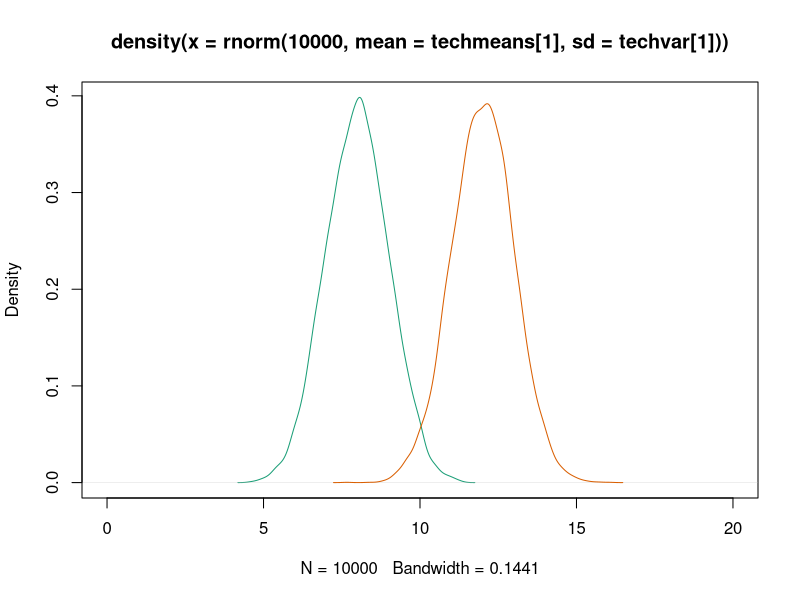
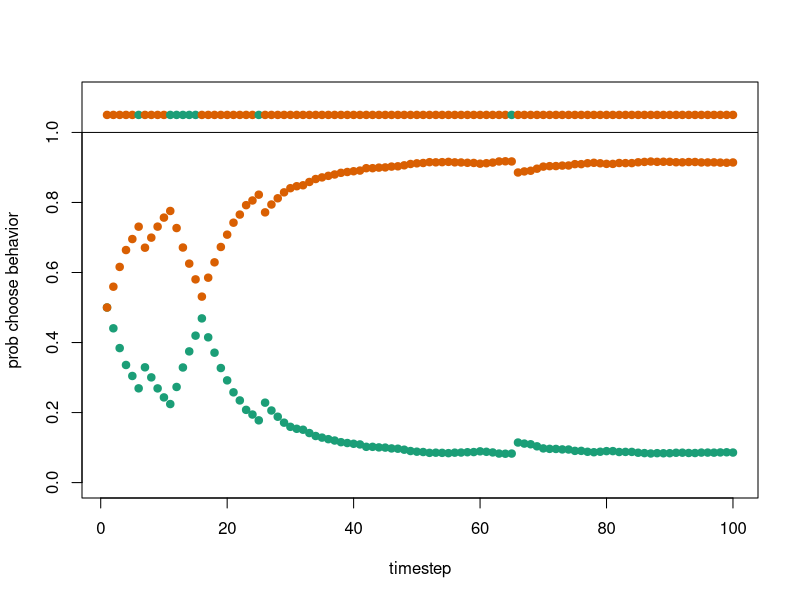
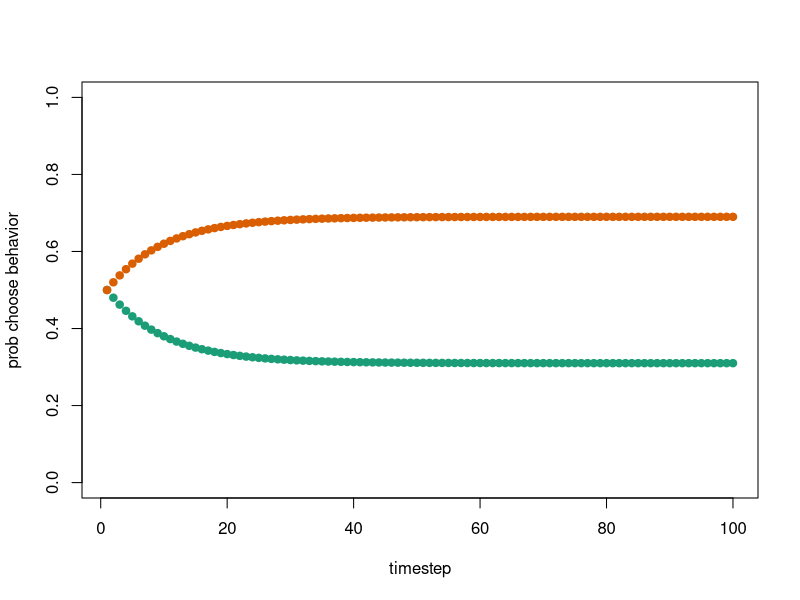
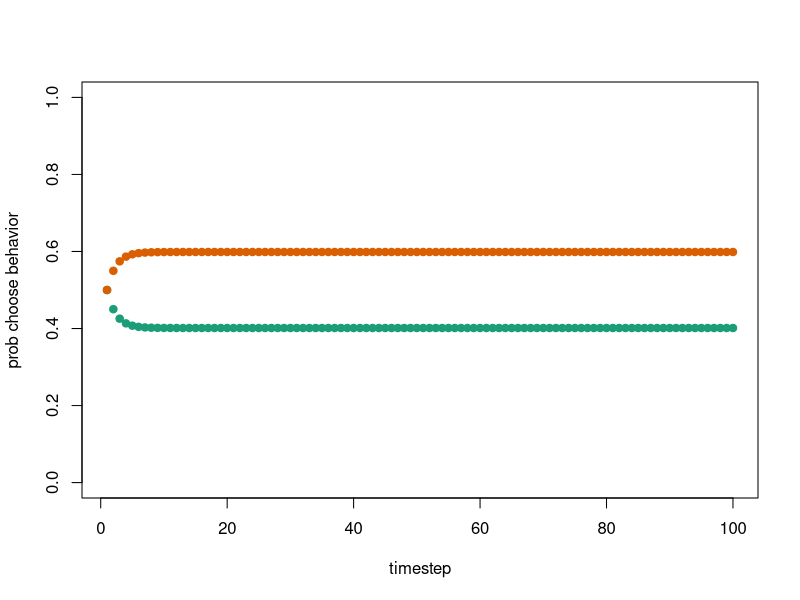
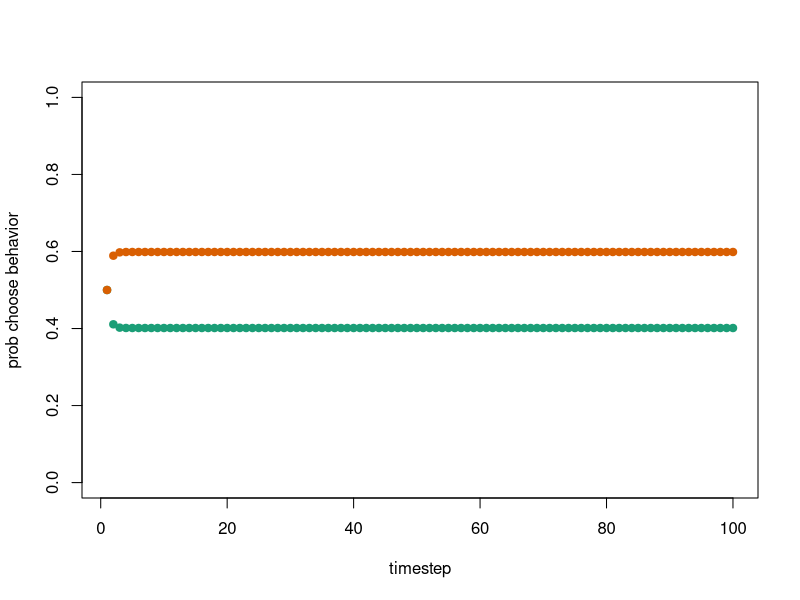
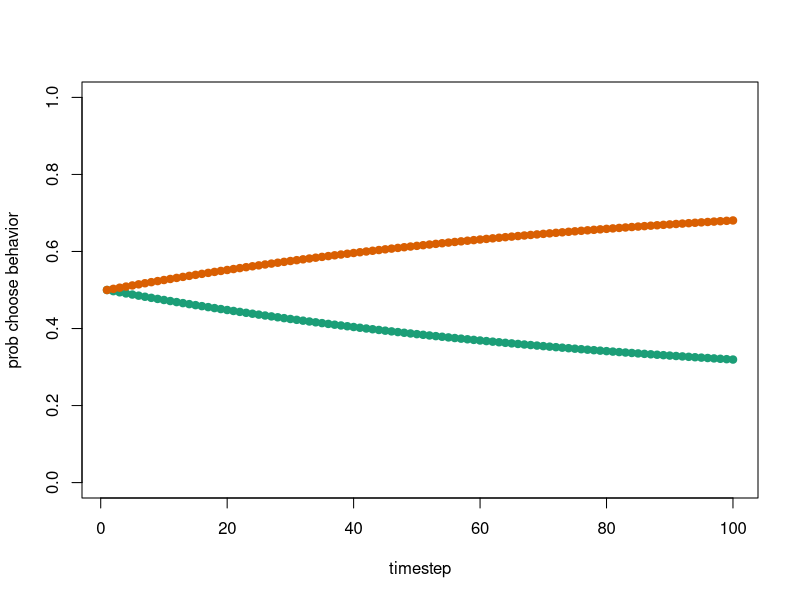
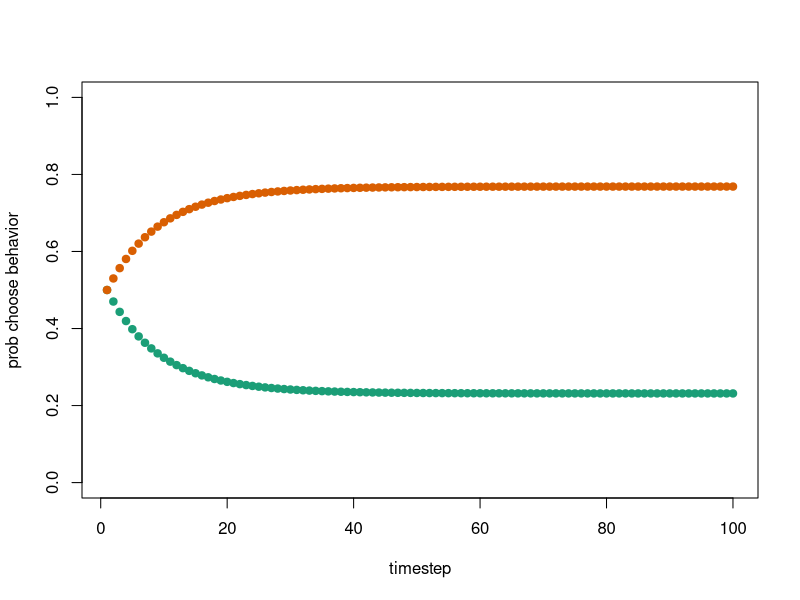
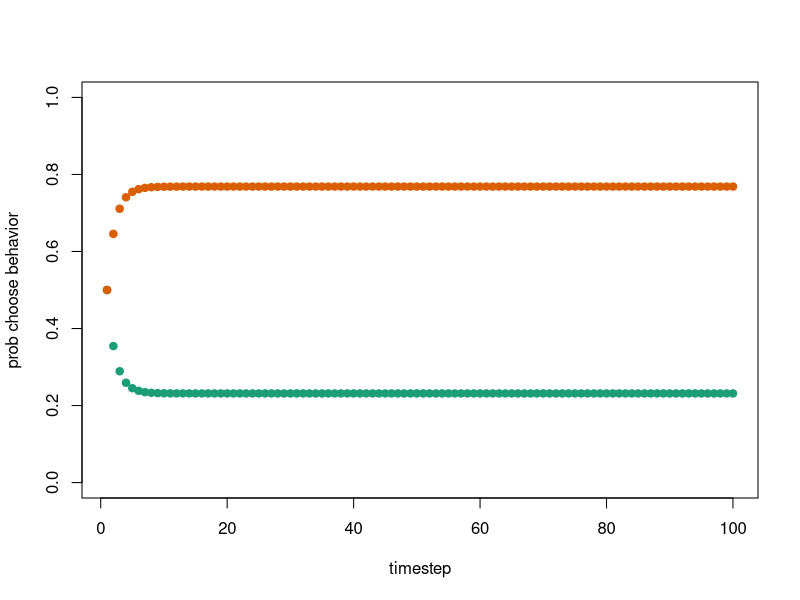

R code for these plots, in order:
###let's do an individual learning sim from first principals using EWA model.
##we can start with a continuous simulation, and add agents and heterogeneity later

######Functions

######create a softmax function to simply code
Softmax <- function(x){
  exp(x)/sum(exp(x))
}

#color palate
col.pal <- c("#1B9E77", "#D95F02")
# green (low payoff) and red (high payoff)

#simulate data set conditions
dsim <- data.frame( timestep=0 , tech=0 , payoff_i1=0 , payoff_i2=0, A1=0 , A2=0 , Pr1=0 , Pr2=0)
timesteps <- 100 # number of timesteps (t), in snail example, every interaction with a snail is a new timestep
phi <- 0.1 # low is more reliance on past memory and high is reliance on recent experience (0-1)
lambda <- 0.2 # sensitivity to differences in attraction, low is insensitive (0 is no attention to differences in attraction score, equal chance to pick each behavior), higher is more sensitive (0-infinity)
techmeans <- c(8,12) # pay offs of behaviors 1 and 2 
techvar <- c(1,1) # variance in pay offs of behavior across time steps
#visualize how hard to learn
plot(density(rnorm( 10000, mean=techmeans[1] , sd=techvar[1] ) ) ,col=col.pal[1] , xlim=c(0,20)) 
lines(density(rnorm( 10000, mean=techmeans[2] , sd=techvar[2] ) ) ,col=col.pal[2]) 

AC <- matrix(0,nrow=timesteps,ncol=2) 	

##simulated data for one discreet individual

for (t in 1:timesteps){
    prtech_i <-  Softmax(lambda*AC[t,]) #calculate probability of performing a behavior at this timestep
    tech <- sample( 1:2 , size=1 , prob=prtech_i) # sample a behavior with prtech_i
    payoff <- rnorm( 1 , mean=techmeans[tech] , sd=techvar[tech] ) #draw a behavior of tech=k with specified mean and SD, realized choice
    obs_payoffs_t <- rep(0,2) #initialize observed payoffs vector
    obs_payoffs_t[tech] <- payoff #populate with each observed payoff
    
    dsim[t,] <- c(  t , tech , obs_payoffs_t[1] , obs_payoffs_t[2] , AC[t,1] , AC[t,2] ,  prtech_i[1] , prtech_i[2] )
    
    # update attractions for next timestep t + 1, don't do on final round
     if(t<timesteps){ 
      for (k in 1:2){
        AC[t+1,k] <- (1-phi)*AC[t,k] + phi*obs_payoffs_t[k]
      }
    }
  }

#below plots sim
plot(dsim$Pr1~dsim$timestep , col=col.pal[1] , pch=19 , xlab="timestep" , ylab="prob choose behavior", ylim=c(0,1.1) ) 
points(dsim$Pr2~dsim$timestep,col=col.pal[2],pch=19 )
points(rep(1.05,timesteps) ~ dsim$timestep,col=col.pal[dsim$tech],pch=19 )
abline(h=1)

####### mean dynamics of model i, no variance, just a numerical solution
dsim2 <- data.frame( timestep=0 , A1=0 , A2=0 , Pr1=0 , Pr2=0)

for (t in 1:timesteps){
  prtech_i <-  Softmax(lambda*AC[t,]) #calculate probability of performing a behavior at this timestep
  obs_payoffs_t <- techmeans #initialize observed payoffs vector

  dsim2[t,] <- c(  t , AC[t,1] , AC[t,2] ,  prtech_i[1] , prtech_i[2] )
  
  # update attractions for next timestep t + 1, don't do on final round
  if(t<timesteps){ 
    for (k in 1:2){
      AC[t+1,k] <- (1-phi)*AC[t,k] + phi*obs_payoffs_t[k]
    }
  }
}

#below plots sims
plot(dsim2$Pr1~dsim2$timestep , col=col.pal[1] , pch=19 , xlab="timestep" , ylab="prob choose behavior", ylim=c(0,1) ) 
points(dsim2$Pr2~dsim2$timestep,col=col.pal[2],pch=19 )


###lets write a simple function to plot dynamics on average

sim_reinf_learn <- function(phi,lambda){
  techmeans <- c(8,12)
  timesteps <- 100
  dsim2 <- data.frame( timestep=0 , A1=0 , A2=0 , Pr1=0 , Pr2=0)
  
  for (t in 1:timesteps){
    prtech_i <-  Softmax(lambda*AC[t,]) #calculate probability of performing a behavior at this timestep
    obs_payoffs_t <- techmeans #initialize observed payoffs vector
    dsim2[t,] <- c(  t , AC[t,1] , AC[t,2] ,  prtech_i[1] , prtech_i[2] )
    # update attractions for next timestep t + 1, don't do on final round
    if(t<timesteps){ 
      for (k in 1:2){
        AC[t+1,k] <- (1-phi)*AC[t,k] + phi*obs_payoffs_t[k]
      }
    }
  }
  #below plots sims
  plot(dsim2$Pr1~dsim2$timestep , col=col.pal[1] , pch=19 , xlab="timestep" , ylab="prob choose behavior", ylim=c(0,1) ) 
  points(dsim2$Pr2~dsim2$timestep,col=col.pal[2],pch=19 )
  
}

##run some functions to explore average dynamics across simulation space
sim_reinf_learn(phi=0.5,lambda=0.1)
sim_reinf_learn(phi=0.9,lambda=0.1)
sim_reinf_learn(phi=0.01,lambda=0.3)
sim_reinf_learn(phi=0.1,lambda=0.3)
sim_reinf_learn(phi=0.5,lambda=0.3)
sim_reinf_learn(phi=0.1,lambda=1)
sim_reinf_learn(phi=0.9,lambda=1)

######### From down here Zoë's experimental space ############
# general set-up (including looping over individuals)

######create a softmax function to simply code
Softmax <- function(x){
  exp(x)/sum(exp(x))
}

#color palate
col.pal <- c("#1B9E77", "#D95F02")
# green (low payoff) and red (high payoff)

# Things that don't vary
individuals <- 20 # number of individuals 
timesteps <- 100 # number of timesteps (t), in snail example, every interaction with a snail is a new timestep

####### Loop over individuals, individuals all the same ######
# other parameters
phi <- 0.1 # low is more reliance on past memory and high is reliance on recent experience (0-1)
lambda <- 0.2 # sensitivity to differences in attraction, low is insensitive (0 is no attention to differences in attraction score, equal chance to pick each behavior), higher is more sensitive (0-infinity)
techmeans <- c(8,12) # pay offs of behaviors 1 and 2 
techvar <- c(1,1) # variance in pay offs of behavior across time steps

##simulated data looping over individuals
AR <- array(0 , dim=c( nrow=timesteps , 2 , individuals ) )
dsim <- data.frame(individual = 0, timestep=0 , tech=0 , payoff_i1=0 , payoff_i2=0, A1=0 , A2=0 , Pr1=0 , Pr2=0)
therow <- 1

# run loop
for (t in 1:timesteps){
  for (i in 1:individuals) {
    prtech_i <-  Softmax(lambda*AR[t,,i]) #calculate probability of performing a behavior at this timestep
    tech <- sample( 1:2 , size=1 , prob=prtech_i) # sample a behavior with prtech_i
    payoff <- rnorm( 1 , mean=techmeans[tech] , sd=techvar[tech] ) #draw a behavior of tech=k with specified mean and SD, realized choice
    obs_payoffs_t <- rep(0,2) #initialize observed payoffs vector
    obs_payoffs_t[tech] <- payoff #populate with each observed payoff
  
    dsim[therow,] <- c(i,  t , tech , obs_payoffs_t[1] , obs_payoffs_t[2] , AR[t,1,i] , AR[t,2,i] ,  prtech_i[1] , prtech_i[2] )
    therow <- therow + 1
    # update attractions for next timestep t + 1, don't do on final round
    if(t<timesteps){ 
      for (k in 1:2){
        AR[t+1,k,i] <- (1-phi)*AR[t,k,i] + phi*obs_payoffs_t[k]
      }
    }
  }
}

#below plots sim
for (i in 1:individuals) {
  plot(dsim$Pr1[dsim$individual == i] ~dsim$timestep[dsim$individual == i] , col=col.pal[1] , pch=19 , xlab="timestep" , ylab="prob choose behavior", ylim=c(0,1.1) ) 
  points(dsim$Pr2[dsim$individual == i]~dsim$timestep[dsim$individual == i],col=col.pal[2],pch=19 )
  points(rep(1.05,timesteps) ~ dsim$timestep[dsim$individual == i],col=col.pal[dsim$tech[dsim$individual == i]],pch=19 )
  abline(h=1)
} 

###### Varying phi per individual ########
# other parameters
# Varying phi
logit <- function(p){
  (log(p/(1-p)))
}

logistic <- function(x){
  (1/(1+exp(-x)))
}

phi.sim <- logit(0.25) #population mean phi based on previous simulations with vervets/capuchins/etc (see payoff bias paper Brendan)
phi.sim_i <- rnorm(individuals, mean = 0, sd = 0.7) # can set standard deviation
phi_id <- round(logistic(phi.sim +phi.sim_i), digits=2)

##simulated data looping over individuals
AR <- array(0 , dim=c( nrow=timesteps , 2 , individuals ) )
dsim <- data.frame(individual = 0, timestep=0 , tech=0 , payoff_i1=0 , payoff_i2=0, A1=0 , A2=0 , Pr1=0 , Pr2=0)
therow <- 1

# run loop
for (t in 1:timesteps){
  for (i in 1:individuals) {
    prtech_i <-  Softmax(lambda*AR[t,,i]) #calculate probability of performing a behavior at this timestep
    tech <- sample( 1:2 , size=1 , prob=prtech_i) # sample a behavior with prtech_i
    payoff <- rnorm( 1 , mean=techmeans[tech] , sd=techvar[tech] ) #draw a behavior of tech=k with specified mean and SD, realized choice
    obs_payoffs_t <- rep(0,2) #initialize observed payoffs vector
    obs_payoffs_t[tech] <- payoff #populate with each observed payoff
    
    dsim[therow,] <- c(i,  t , tech , obs_payoffs_t[1] , obs_payoffs_t[2] , AR[t,1,i] , AR[t,2,i] ,  prtech_i[1] , prtech_i[2])
    therow <- therow + 1
    # update attractions for next timestep t + 1, don't do on final round
    if(t<timesteps){ 
      for (k in 1:2){
        AR[t+1,k,i] <- (1-phi_id[i])*AR[t,k,i] + phi_id[i]*obs_payoffs_t[k]
      }
    }
  }
}

#plotting sims
for (i in 1:individuals) {
  plot(dsim$Pr1[dsim$individual == i] ~dsim$timestep[dsim$individual == i] , col=col.pal[1] , pch=19 , xlab="timestep" , ylab="prob choose behavior", ylim=c(0,1.1) ) 
  points(dsim$Pr2[dsim$individual == i]~dsim$timestep[dsim$individual == i],col=col.pal[2],pch=19 )
  points(rep(1.05,timesteps) ~ dsim$timestep[dsim$individual == i],col=col.pal[dsim$tech[dsim$individual == i]],pch= 19)
  abline(h=1)
  title(main = paste("id =", i, ", lambda =", lambda, ", phi =", round(phi_id[i],2)))
} 

#### Payoffs of behaviors switching halfway through ####
# introducing change in payoff
techmeans_bas <- c(8,12) # pay offs of behaviors 1 and 2 baseline
techmeans_exp <- c(12,8) # pay offs switched (experiment)

##simulated data looping over individuals
AR <- array(0 , dim=c( nrow=timesteps , 2 , individuals ) )
dsim <- data.frame(individual = 0, timestep=0 , tech=0 , payoff_i1=0 , payoff_i2=0, A1=0 , A2=0 , Pr1=0 , Pr2=0)
therow <- 1

for (t in 1:timesteps){
  for (i in 1:individuals) {
    prtech_i <-  Softmax(lambda*AR[t,,i]) #calculate probability of performing a behavior at this timestep
    tech <- sample( 1:2 , size=1 , prob=prtech_i) # sample a behavior with prtech_i
    techmeans <- if(t > timesteps/2) {techmeans_exp} else {techmeans_bas}
    payoff <- rnorm( 1 , mean=techmeans[tech] , sd=techvar[tech] ) #draw a behavior of tech=k with specified mean and SD, realized choice
    obs_payoffs_t <- rep(0,2) #initialize observed payoffs vector
    obs_payoffs_t[tech] <- payoff #populate with each observed payoff
    
    dsim[therow,] <- c(i,  t , tech , obs_payoffs_t[1] , obs_payoffs_t[2] , AR[t,1,i] , AR[t,2,i] ,  prtech_i[1] , prtech_i[2] )
    therow <- therow + 1
    # update attractions for next timestep t + 1, don't do on final round
    if(t<timesteps){ 
      for (k in 1:2){
        AR[t+1,k,i] <- (1-phi_id[i])*AR[t,k,i] + phi_id[i]*obs_payoffs_t[k]
      }
    }
  }
}

##plot sims
for (i in 1:individuals) {
  plot(dsim$Pr1[dsim$individual == i] ~dsim$timestep[dsim$individual == i] , col=col.pal[1] , pch=19 , xlab="timestep" , ylab="prob choose behavior", ylim=c(0,1.1) ) 
  points(dsim$Pr2[dsim$individual == i]~dsim$timestep[dsim$individual == i],col=col.pal[2],pch=19 )
  points(rep(1.05,timesteps) ~ dsim$timestep[dsim$individual == i],col=col.pal[dsim$tech[dsim$individual == i]],pch= 19)
  abline(h=1)
  abline(v = timesteps/2, lty = 2)
  title(main = paste("id =", i, ", lambda =", lambda, ", phi =", round(phi_id[i],2)))
} 

##### Using efficiency rather than absolute payoffs ####
# use efficiency rather than absolute payoffs (the techmeans from before). Find this more intuitive, so chance of opening snail, when payoff of snail flesh is the same
techprsucceed_bas <- c(0.50, 0.95)
techprsucceed_exp <- c(0.50, 0.01)
lambda = 1 #needs to be high to see variation

##simulated data looping over individuals
AR <- array(0 , dim=c( nrow=timesteps , 2 , individuals ) )
dsim <- data.frame(individual = 0, timestep=0 , tech=0 , payoff_i1=0 , payoff_i2=0, A1=0 , A2=0 , Pr1=0 , Pr2=0, succeed = 0)
therow <- 1

for (t in 1:timesteps){
  for (i in 1:individuals) {
    prtech_i <-  Softmax(lambda*AR[t,,i]) #calculate probability of performing a behavior at this timestep
    tech <- sample( 1:2 , size=1 , prob=prtech_i) # sample a behavior with prtech_i
    succeed <- if (t > timesteps/2) {sample(rbinom(1,1,techprsucceed_exp[tech]))} else {sample(rbinom(1,1,techprsucceed_bas[tech]))} #introduce sample whether it was successful
    payoff <- succeed # right now the payoff is 1 or 0, so succeed yes or no. Can still change this (to also account for time needed to get payoff for ex)
    obs_payoffs_t <- rep(0,2) #initialize observed payoffs vector
    obs_payoffs_t[tech] <- payoff #populate with each observed payoff
    dsim[therow,] <- c(i,  t , tech , obs_payoffs_t[1] , obs_payoffs_t[2] , AR[t,1,i] , AR[t,2,i] ,  prtech_i[1] , prtech_i[2], succeed )
    therow <- therow + 1
    # update attractions for next timestep t + 1, don't do on final round
    if(t<timesteps){ 
      for (k in 1:2){
        AR[t+1,k,i] <- (1-phi_id[i])*AR[t,k,i] + phi_id[i]*obs_payoffs_t[k]
      }
    }
  }
}

##plot sims
# add points showing whether succeeded or not (empty circle is not succeed, filled is succeed)
pch.pal <- c(1,19)

for (i in 1:individuals) {
  plot(dsim$Pr1[dsim$individual == i] ~dsim$timestep[dsim$individual == i] , col=col.pal[1] , pch=19 , xlab="timestep" , ylab="prob choose behavior", ylim=c(0,1.1) ) 
  points(dsim$Pr2[dsim$individual == i]~dsim$timestep[dsim$individual == i],col=col.pal[2],pch=19 )
  points(rep(1.05,timesteps) ~ dsim$timestep[dsim$individual == i],col=col.pal[dsim$tech[dsim$individual == i]],pch= pch.pal[1 + dsim$succeed[dsim$individual == i]])
  abline(h=1)
  abline(v = timesteps/2, lty = 2)
  title(main = paste("id =", i, ", lambda =", lambda, ", phi =", round(phi_id[i],2)))
} 

## To make PDF of output
pdf("freq_sims_zg.pdf", width = 9, height = 11)
par(mfrow=c(5,2)) #sets number of rows and columns per page, could also change margins
par(cex = 0.5)

#plot code here

dev.off()


##### Function to show deterministic simulation (average) #####
AC <- matrix(0,nrow=timesteps,ncol=2) 	

sim_reinf_learn <- function(phi,lambda){
  techprsucceed_bas <- c(0.50, 0.95)
  techprsucceed_exp <- c(0.50, 0.01)
  timesteps <- 100
  dsim2 <- data.frame( timestep=0 , A1=0 , A2=0 , Pr1=0 , Pr2=0)
  
  for (t in 1:timesteps){
    prtech_i <-  Softmax(lambda*AC[t,]) #calculate probability of performing a behavior at this timestep
    obs_payoffs_t <- if (t > timesteps/2) {techprsucceed_exp} else {techprsucceed_bas} #initialize observed payoffs vector
    dsim2[t,] <- c(  t , AC[t,1] , AC[t,2] ,  prtech_i[1] , prtech_i[2] )
    # update attractions for next timestep t + 1, don't do on final round
    if(t<timesteps){ 
      for (k in 1:2){
        AC[t+1,k] <- (1-phi)*AC[t,k] + phi*obs_payoffs_t[k]
      }
    }
  }
  #below plots sims
  plot(dsim2$Pr1~dsim2$timestep , col=col.pal[1] , pch=19 , xlab="timestep" , ylab="prob choose behavior", ylim=c(0,1) ) 
  points(dsim2$Pr2~dsim2$timestep,col=col.pal[2],pch=19 )
  abline(v = timesteps/2, lty = 2)
  title(main = paste("lambda =", lambda, ", phi =", phi))
}

##run some functions to explore average dynamics across simulation space
sim_reinf_learn(phi=0.05,lambda=1)
sim_reinf_learn(phi=0.05,lambda=5)
sim_reinf_learn(phi=0.05,lambda=10)
sim_reinf_learn(phi=0.1,lambda=10)
sim_reinf_learn(phi=0.2,lambda=10)
sim_reinf_learn(phi=0.5,lambda=10)

##### Making the nice plot for presentations of average effect at different phi's and lambdas #######

techprsucceed_bas <- c(0.50, 0.95)
techprsucceed_exp <- c(0.50, 0.01)
timesteps <- 100
phi_v <- c(0.05, 0.1, 0.2, 0.5) #vector with phi values
lambda_v <- c(1,5,10)
#add lambda loop on outside

AR <- array(0 , dim=c( nrow=timesteps , 2 , length(phi_v), length(lambda_v)) ) 
dsim2 <- data.frame( timestep=0 , A1=0 , A2=0 , Pr1=0 , Pr2=0, phi =0, lambda =0)
therow <- 1

for (l in 1:length(lambda_v)) { 
  for (p in 1:length(phi_v)) {
    for (t in 1:timesteps){
      prtech_i <-  Softmax(lambda_v[l]*AR[t,,p,l]) #calculate probability of performing a behavior at this timestep
      obs_payoffs_t <- if (t > timesteps/2) {techprsucceed_exp} else {techprsucceed_bas} #initialize observed payoffs vector
      dsim2[therow,] <- c(  t , AR[t,1,p,l] , AR[t,2,p,l] ,  prtech_i[1] , prtech_i[2], phi_v[p], lambda_v[l])
      therow <- therow + 1
      # update attractions for next timestep t + 1, don't do on final round
      if(t<timesteps){ 
        for (k in 1:2){
          AR[t+1,k,p,l] <- (1-phi_v[p])*AR[t,k,p,l] + phi_v[p]*obs_payoffs_t[k]
        }
      }
    }
  }
}
# make variable for probability of high payoff behavior
for (i in 1:nrow(dsim2)) {
  dsim2$Pr_highpay[i] <- if (dsim2$timestep[i] > timesteps/2) {dsim2$Pr1[i]} else {dsim2$Pr2[i]}
}

# make variable for tool use or non tool use is high payoff. Circle is tool use, triangle is pounding
for (i in 1:nrow(dsim2)) {
  dsim2$point_tu[i] <- if (dsim2$timestep[i] < timesteps/2) {19} else {17}
}

# plot for presentation
library(RColorBrewer)
col.pal.phi <- brewer.pal(4, "Set2") #can give palette from r color brewer or do linetypes or both

# save as pdf
pdf("pres_sims_zg.pdf", width = 9, height = 11)
par(mfrow=c(3,1)) #sets number of rows and columns per page, could also change margins
par( mar=c(4,5,2,2))
par(cex = 0.8)

for (l in 1:length(lambda_v)) {
  plot(dsim2$Pr1~dsim2$timestep , col="white" , pch=19 , xlab="timestep" , ylab="prob choose high payoff behavior", ylim=c(0,1.3) ) 
  abline(v = timesteps/2, lty = 2)
  
  for (p in 1:length(phi_v)) {
    points(dsim2$Pr_highpay[dsim2$lambda == lambda_v[l] & dsim2$phi == phi_v[p]]~dsim2$timestep[dsim2$lambda == lambda_v[l] & dsim2$phi == phi_v[p]],col=col.pal.phi[p],
           pch= dsim2$point_tu[dsim2$lambda == lambda_v[l] & dsim2$phi == phi_v[p]])
}
title(main = paste("lambda =", lambda_v[l]))
legend("top", as.character(phi_v), pch = 19, col = col.pal.phi, title = "phi", horiz=TRUE, bg = "white")
legend("topright", c("Tool use", "Pounding"), pch = c(19,17), col = "black")
}

dev.off()

#### Exploring tool use vs non-tool use groups ####
## tool users 

techprsucceed_bas <- c(0.50, 0.95)
techprsucceed_exp <- c(0.50, 0.01)
timesteps <- 100
phi_v <- c(0.05, 0.1, 0.2, 0.5) #vector with phi values
lambda_v <- c(1,5,10)
#add lambda loop on outside

AR <- array(0 , dim=c( nrow=timesteps , 2 , length(phi_v), length(lambda_v)) )
AR[1,1,,] <- 6.8 # attraction score first behavior (pounding)
AR[1,2,,] <- 9 # attraction score second behavior (tool use) will get translated to probabilities of 0.1 pounding and 0.9 tool use
dsim2 <- data.frame( timestep=0 , A1=0 , A2=0 , Pr1=0 , Pr2=0, phi =0, lambda =0)
therow <- 1

for (l in 1:length(lambda_v)) { 
  for (p in 1:length(phi_v)) {
    for (t in 1:timesteps){
      prtech_i <-  Softmax(lambda_v[l]*AR[t,,p,l]) #calculate probability of performing a behavior at this timestep
      obs_payoffs_t <- if (t > timesteps/2) {techprsucceed_exp} else {techprsucceed_bas} #initialize observed payoffs vector
      dsim2[therow,] <- c(  t , AR[t,1,p,l] , AR[t,2,p,l] ,  prtech_i[1] , prtech_i[2], phi_v[p], lambda_v[l])
      therow <- therow + 1
      # update attractions for next timestep t + 1, don't do on final round
      if(t<timesteps){ 
        for (k in 1:2){
          AR[t+1,k,p,l] <- (1-phi_v[p])*AR[t,k,p,l] + phi_v[p]*obs_payoffs_t[k]
        }
      }
    }
  }
}
# make variable for probability of high payoff behavior
for (i in 1:nrow(dsim2)) {
  dsim2$Pr_highpay[i] <- if (dsim2$timestep[i] > timesteps/2) {dsim2$Pr1[i]} else {dsim2$Pr2[i]}
}

# make variable for tool use or non tool use is high payoff. Circle is tool use, triangle is pounding
for (i in 1:nrow(dsim2)) {
  dsim2$point_tu[i] <- if (dsim2$timestep[i] < timesteps/2) {19} else {17}
}

# plot for presentation
for (l in 1:length(lambda_v)) {
  plot(dsim2$Pr1~dsim2$timestep , col="white" , pch=19 , xlab="timestep" , ylab="prob choose high payoff behavior", ylim=c(0,1.3) ) 
  abline(v = timesteps/2, lty = 2)
  
  for (p in 1:length(phi_v)) {
    points(dsim2$Pr_highpay[dsim2$lambda == lambda_v[l] & dsim2$phi == phi_v[p]]~dsim2$timestep[dsim2$lambda == lambda_v[l] & dsim2$phi == phi_v[p]],col=col.pal.phi[p],
           pch= dsim2$point_tu[dsim2$lambda == lambda_v[l] & dsim2$phi == phi_v[p]])
  }
  title(main = paste("lambda =", lambda_v[l]))
  legend("top", as.character(phi_v), pch = 19, col = col.pal.phi, title = "phi", horiz=TRUE, bg = "white")
  legend("topright", c("Tool use", "Pounding"), pch = c(19,17), col = "black")
}

# looking only at tool use not at behavior with highest payoff
for (l in 1:length(lambda_v)) {
  plot(dsim2$Pr1~dsim2$timestep , col="white" , pch=19 , xlab="timestep" , ylab="prob choose tool use", ylim=c(0,1.3) ) 
  abline(v = timesteps/2, lty = 2)
  
  for (p in 1:length(phi_v)) {
    points(dsim2$Pr2[dsim2$lambda == lambda_v[l] & dsim2$phi == phi_v[p]]~dsim2$timestep[dsim2$lambda == lambda_v[l] & dsim2$phi == phi_v[p]],col=col.pal.phi[p], pch = 19)
  }
  title(main = paste("lambda =", lambda_v[l]))
  legend("top", as.character(phi_v), pch = 19, col = col.pal.phi, title = "phi", horiz=TRUE, bg = "white")
  legend("topright", c("Tool use", "Pounding"), pch = c(19,17), col = "black")
}

## non tool users
techprsucceed_bas <- c(0.50, 0.95)
techprsucceed_exp <- c(0.50, 0.01)
timesteps <- 100
phi_v <- c(0.01, 0.05, 0.1, 0.2) #vector with phi values
lambda_v <- c(1,5,10)

AR <- array(0 , dim=c( nrow=timesteps , 2 , length(phi_v), length(lambda_v)) )
AR[1,1,,] <- 700 # attraction score first behavior (pounding)
AR[1,2,,] <- 0 # attraction score second behavior (tool use) will get translated to probabilities of nearly 1 pounding and about 0 tool use
dsim2 <- data.frame( timestep=0 , A1=0 , A2=0 , Pr1=0 , Pr2=0, phi =0, lambda =0)
therow <- 1

for (l in 1:length(lambda_v)) { 
  for (p in 1:length(phi_v)) {
    for (t in 1:timesteps){
      prtech_i <-  Softmax(lambda_v[l]*AR[t,,p,l]) #calculate probability of performing a behavior at this timestep
      obs_payoffs_t <- if (t > timesteps/2) {techprsucceed_exp} else {techprsucceed_bas} #initialize observed payoffs vector
      dsim2[therow,] <- c(  t , AR[t,1,p,l] , AR[t,2,p,l] ,  prtech_i[1] , prtech_i[2], phi_v[p], lambda_v[l])
      therow <- therow + 1
      # update attractions for next timestep t + 1, don't do on final round
      if(t<timesteps){ 
        for (k in 1:2){
          AR[t+1,k,p,l] <- (1-phi_v[p])*AR[t,k,p,l] + phi_v[p]*obs_payoffs_t[k]
        }
      }
    }
  }
}
# make variable for probability of high payoff behavior
for (i in 1:nrow(dsim2)) {
  dsim2$Pr_highpay[i] <- if (dsim2$timestep[i] > timesteps/2) {dsim2$Pr1[i]} else {dsim2$Pr2[i]}
}

# make variable for tool use or non tool use is high payoff. Circle is tool use, triangle is pounding
for (i in 1:nrow(dsim2)) {
  dsim2$point_tu[i] <- if (dsim2$timestep[i] < timesteps/2) {19} else {17}
}

# plot
for (l in 1:length(lambda_v)) {
  plot(dsim2$Pr1~dsim2$timestep , col="white" , pch=19 , xlab="timestep" , ylab="prob choose high payoff behavior", ylim=c(0,1.3) ) 
  abline(v = timesteps/2, lty = 2)
  
  for (p in 1:length(phi_v)) {
    points(dsim2$Pr_highpay[dsim2$lambda == lambda_v[l] & dsim2$phi == phi_v[p]]~dsim2$timestep[dsim2$lambda == lambda_v[l] & dsim2$phi == phi_v[p]],col=col.pal.phi[p],
           pch= dsim2$point_tu[dsim2$lambda == lambda_v[l] & dsim2$phi == phi_v[p]])
  }
  title(main = paste("lambda =", lambda_v[l]))
  legend("top", as.character(phi_v), pch = 19, col = col.pal.phi, title = "phi", horiz=TRUE, bg = "white")
  legend("topright", c("Tool use", "Pounding"), pch = c(19,17), col = "black")
}

for (l in 1:length(lambda_v)) {
  plot(dsim2$Pr1~dsim2$timestep , col="white" , pch=19 , xlab="timestep" , ylab="prob choose high payoff behavior", ylim=c(0,1.3) ) 
  abline(v = timesteps/2, lty = 2)
  
  for (p in 1:length(phi_v)) {
    points(dsim2$Pr1[dsim2$lambda == lambda_v[l] & dsim2$phi == phi_v[p]]~dsim2$timestep[dsim2$lambda == lambda_v[l] & dsim2$phi == phi_v[p]],col=col.pal.phi[p],
           pch = 17)
  }
  title(main = paste("lambda =", lambda_v[l]))
  legend("top", as.character(phi_v), pch = 19, col = col.pal.phi, title = "phi", horiz=TRUE, bg = "white")
  legend("topright", c("Tool use", "Pounding"), pch = c(19,17), col = "black")
}

#### do this above stochastically for both tool use and non-tool use ### 

# using efficiency rather than absolute payoffs
# tool users

techprsucceed_bas <- c(0.50, 0.95)
techprsucceed_exp <- c(0.50, 0.01)
lambda = 1 #needs to be high to see variation

#simulated data looping over individuals
AR <- array(0 , dim=c( nrow=timesteps , 2 , individuals ) )
dsim <- data.frame(individual = 0, timestep=0 , tech=0 , payoff_i1=0 , payoff_i2=0, A1=0 , A2=0 , Pr1=0 , Pr2=0, succeed = 0)
therow <- 1

AR[1,1,] <- 6.8 # attraction score first behavior (pounding)
AR[1,2,] <- 9 # attraction score second behavior (tool use) will get translated to probabilities of 0.1 pounding and 0.9 tool use


for (t in 1:timesteps){
  for (i in 1:individuals) {
    prtech_i <-  Softmax(lambda*AR[t,,i]) #calculate probability of performing a behavior at this timestep
    tech <- sample( 1:2 , size=1 , prob=prtech_i) # sample a behavior with prtech_i
    succeed <- if (t > timesteps/2) {sample(rbinom(1,1,techprsucceed_exp[tech]))} else {sample(rbinom(1,1,techprsucceed_bas[tech]))} #introduce sample whether it was successful
    payoff <- succeed # right now the payoff is 1 or 0, so succeed yes or no. Can still change this (to also account for time needed to get payoff for ex)
    obs_payoffs_t <- rep(0,2) #initialize observed payoffs vector
    obs_payoffs_t[tech] <- payoff #populate with each observed payoff
    dsim[therow,] <- c(i,  t , tech , obs_payoffs_t[1] , obs_payoffs_t[2] , AR[t,1,i] , AR[t,2,i] ,  prtech_i[1] , prtech_i[2], succeed )
    therow <- therow + 1
    # update attractions for next timestep t + 1, don't do on final round
    if(t<timesteps){ 
      for (k in 1:2){
        AR[t+1,k,i] <- (1-phi_id[i])*AR[t,k,i] + phi_id[i]*obs_payoffs_t[k]
      }
    }
  }
}

##plot sims
# add points showing whether succeeded or not (empty circle is not succeed, filled is succeed)
pch.pal <- c(1,19)

for (i in 1:individuals) {
  plot(dsim$Pr1[dsim$individual == i] ~dsim$timestep[dsim$individual == i] , col=col.pal[1] , pch=19 , xlab="timestep" , ylab="prob choose behavior", ylim=c(0,1.1) ) 
  points(dsim$Pr2[dsim$individual == i]~dsim$timestep[dsim$individual == i],col=col.pal[2],pch=19 )
  points(rep(1.05,timesteps) ~ dsim$timestep[dsim$individual == i],col=col.pal[dsim$tech[dsim$individual == i]],pch= pch.pal[1 + dsim$succeed[dsim$individual == i]])
  abline(h=1)
  abline(v = timesteps/2, lty = 2)
  title(main = paste("id =", i, ", lambda =", lambda, ", phi =", round(phi_id[i],2)))
} 

# non tool users

techprsucceed_bas <- c(0.50, 0.95)
techprsucceed_exp <- c(0.50, 0.01)
lambda = 1 #needs to be high to see variation

#simulated data looping over individuals
AR <- array(0 , dim=c( nrow=timesteps , 2 , individuals ) )
dsim <- data.frame(individual = 0, timestep=0 , tech=0 , payoff_i1=0 , payoff_i2=0, A1=0 , A2=0 , Pr1=0 , Pr2=0, succeed = 0)
therow <- 1

AR[1,1,] <- 700 # attraction score first behavior (pounding)
AR[1,2,] <- 0 # attraction score second behavior (tool use) will get translated to probabilities of 0.1 pounding and 0.9 tool use


for (t in 1:timesteps){
  for (i in 1:individuals) {
    prtech_i <-  Softmax(lambda*AR[t,,i]) #calculate probability of performing a behavior at this timestep
    tech <- sample( 1:2 , size=1 , prob=prtech_i) # sample a behavior with prtech_i
    succeed <- if (t > timesteps/2) {sample(rbinom(1,1,techprsucceed_exp[tech]))} else {sample(rbinom(1,1,techprsucceed_bas[tech]))} #introduce sample whether it was successful
    payoff <- succeed # right now the payoff is 1 or 0, so succeed yes or no. Can still change this (to also account for time needed to get payoff for ex)
    obs_payoffs_t <- rep(0,2) #initialize observed payoffs vector
    obs_payoffs_t[tech] <- payoff #populate with each observed payoff
    dsim[therow,] <- c(i,  t , tech , obs_payoffs_t[1] , obs_payoffs_t[2] , AR[t,1,i] , AR[t,2,i] ,  prtech_i[1] , prtech_i[2], succeed )
    therow <- therow + 1
    # update attractions for next timestep t + 1, don't do on final round
    if(t<timesteps){ 
      for (k in 1:2){
        AR[t+1,k,i] <- (1-phi_id[i])*AR[t,k,i] + phi_id[i]*obs_payoffs_t[k]
      }
    }
  }
}

##plot sims
# add points showing whether succeeded or not (empty circle is not succeed, filled is succeed)
pch.pal <- c(1,19)

for (i in 1:individuals) {
  plot(dsim$Pr1[dsim$individual == i] ~dsim$timestep[dsim$individual == i] , col=col.pal[1] , pch=19 , xlab="timestep" , ylab="prob choose behavior", ylim=c(0,1.1) ) 
  points(dsim$Pr2[dsim$individual == i]~dsim$timestep[dsim$individual == i],col=col.pal[2],pch=19 )
  points(rep(1.05,timesteps) ~ dsim$timestep[dsim$individual == i],col=col.pal[dsim$tech[dsim$individual == i]],pch= pch.pal[1 + dsim$succeed[dsim$individual == i]])
  abline(h=1)
  abline(v = timesteps/2, lty = 2)
  title(main = paste("id =", i, ", lambda =", lambda, ", phi =", round(phi_id[i],2)))
} 

